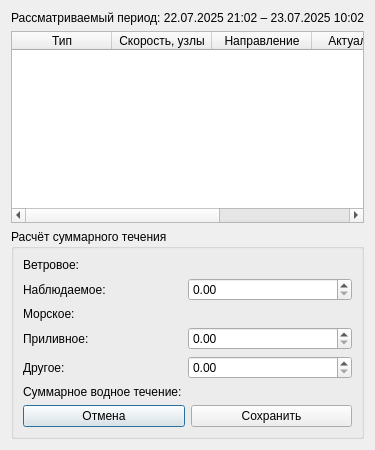
<?xml version="1.0" encoding="UTF-8"?>
<ui version="4.0">
 <class>CurrentSummaryForm</class>
 <widget class="QDialog" name="CurrentSummaryForm">
  <property name="windowTitle">
   <string>Расчёт суммарного течения (TWC)</string>
  </property>
   <layout class="QVBoxLayout" name="vboxMain">
     <item>
      <widget class="QLabel" name="labelPeriod">
      <property name="text">
       <string>Рассматриваемый период: 22.07.2025 21:02 – 23.07.2025 10:02</string>
      </property>
     </widget>
     </item>
     <item>
      <widget class="QTableWidget" name="tableVectors">
      <property name="columnCount"><number>5</number></property>
      <column>
        <property name="text"><string>Тип</string></property>
      </column>
      <column>
        <property name="text"><string>Скорость, узлы</string></property>
      </column>
      <column>
        <property name="text"><string>Направление</string></property>
      </column>
      <column>
        <property name="text"><string>Актуально с</string></property>
      </column>
      <column>
        <property name="text"><string>Актуально по</string></property>
      </column>
     </widget>
     </item>
     <item>
      <widget class="QGroupBox" name="boxSummary">
      <property name="title"><string>Расчёт суммарного течения</string></property>
      <layout class="QFormLayout" name="formSummary">
        <item row="0" column="0">
          <widget class="QLabel" name="labelWind">
            <property name="text"><string>Ветровое:</string></property>
          </widget>
        </item>
        <item row="0" column="1">
          <widget class="QLabel" name="labelWindVal"/>
        </item>
        <item row="1" column="0">
          <widget class="QLabel" name="labelObserved">
            <property name="text"><string>Наблюдаемое:</string></property>
          </widget>
        </item>
        <item row="1" column="1">
          <widget class="QDoubleSpinBox" name="spinObserved"/>
        </item>
        <item row="2" column="0">
          <widget class="QLabel" name="labelSea">
            <property name="text"><string>Морское:</string></property>
          </widget>
        </item>
        <item row="2" column="1">
          <widget class="QLabel" name="labelSeaVal"/>
        </item>
        <item row="3" column="0">
          <widget class="QLabel" name="labelTide">
            <property name="text"><string>Приливное:</string></property>
          </widget>
        </item>
        <item row="3" column="1">
          <widget class="QDoubleSpinBox" name="spinTide"/>
        </item>
        <item row="4" column="0">
          <widget class="QLabel" name="labelOther">
            <property name="text"><string>Другое:</string></property>
          </widget>
        </item>
        <item row="4" column="1">
          <widget class="QDoubleSpinBox" name="spinOther"/>
        </item>
        <item row="5" column="0">
          <widget class="QLabel" name="labelTotal">
            <property name="text"><string>Суммарное водное течение:</string></property>
          </widget>
        </item>
        <item row="5" column="1">
          <widget class="QLabel" name="labelTotalVal"/>
        </item>
        <item row="6" column="0" colspan="2">
          <layout class="QHBoxLayout" name="buttons">
            <item>
              <widget class="QPushButton" name="buttonCancel">
                <property name="text"><string>Отмена</string></property>
              </widget>
            </item>
            <item>
              <widget class="QPushButton" name="buttonSave">
                <property name="text"><string>Сохранить</string></property>
              </widget>
            </item>
          </layout>
        </item>
      </layout>
      </widget>
     </item>
    </layout>
 </widget>
 <resources/>
 <connections/>
</ui>
